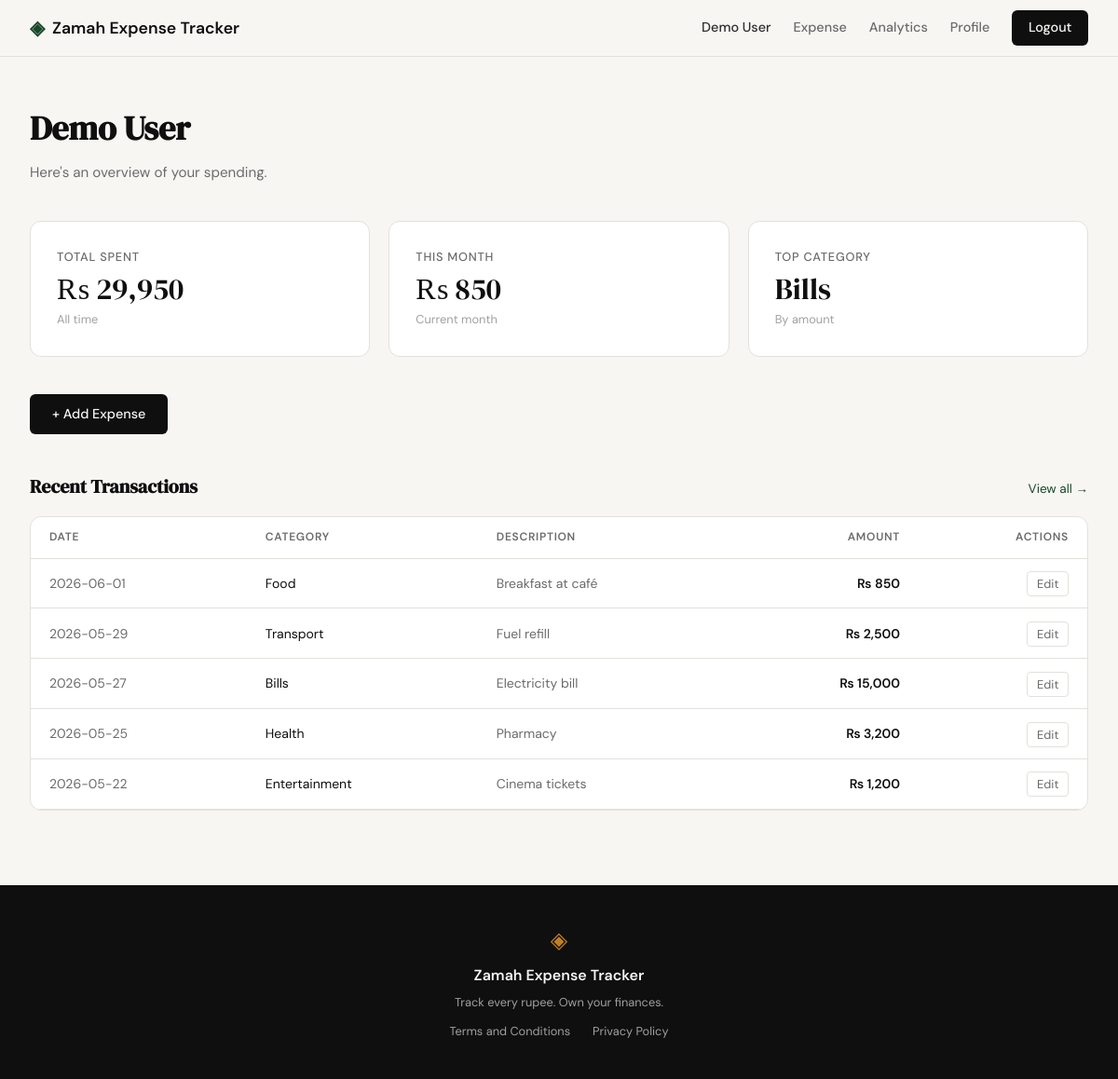
The page /dashboard (signed in) on the database as committed earlier.
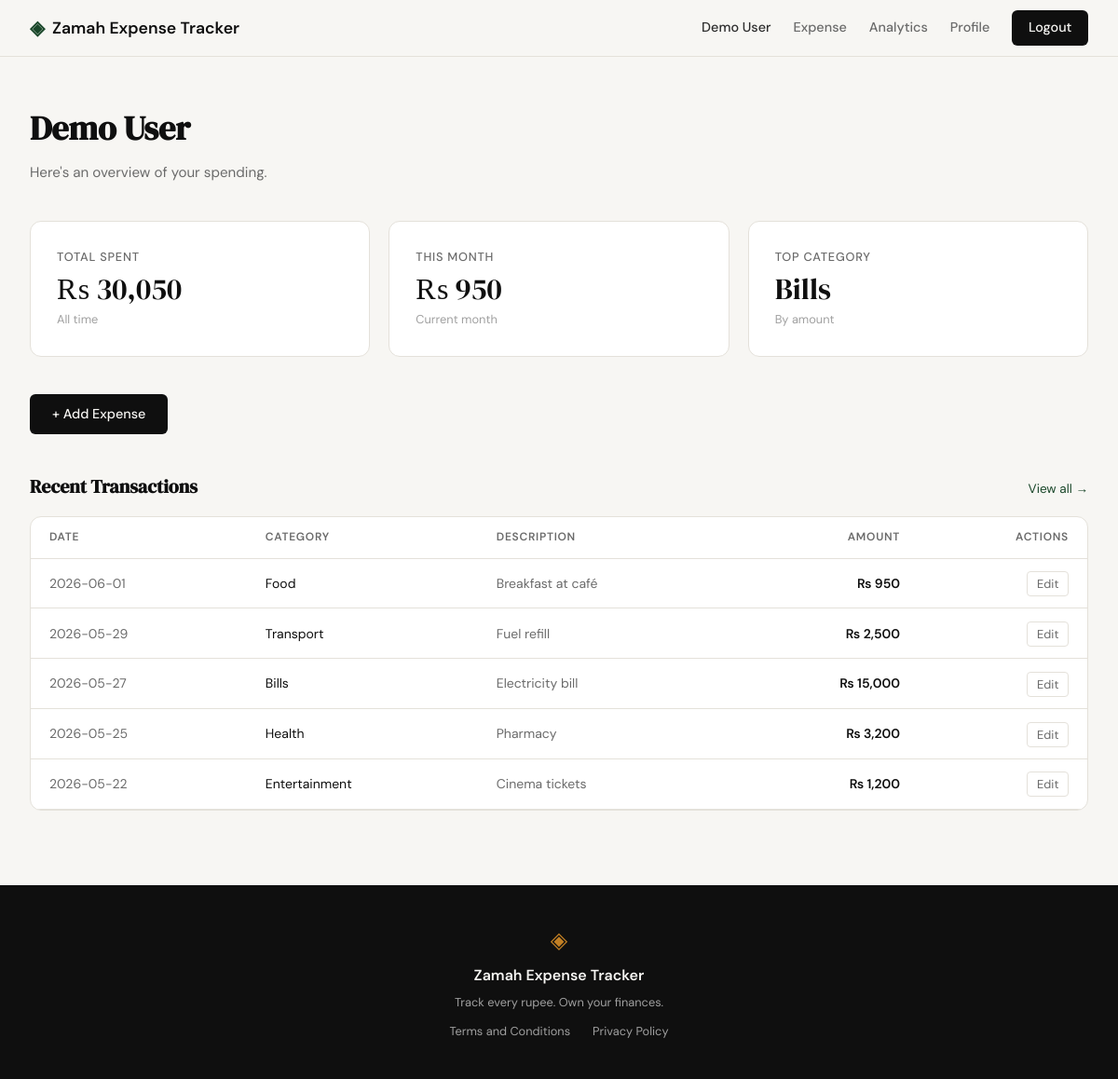
The same page on the database as committed later.
### tables this page shows
CREATE TABLE expenses (
            id          INTEGER PRIMARY KEY AUTOINCREMENT,
            user_id     INTEGER NOT NULL,
            amount      REAL    NOT NULL,
            category    TEXT    NOT NULL,
            date        TEXT    NOT NULL,
            description TEXT,
            created_at  TEXT    DEFAULT (datetime('now')),
            FOREIGN KEY (user_id) REFERENCES users(id)
        );

### app.py (the view)
@app.route("/dashboard")
def dashboard():
    if not session.get("user_id"):
        return redirect(url_for("login"))
    totals = get_expense_totals(session["user_id"])
    recent = get_expenses(session["user_id"])[:5]
    return render_template("dashboard.html", totals=totals, recent=recent)

### database/db.py (called while the page is built)
def get_db():
    path = current_app.config.get("DATABASE", DB_PATH) if has_app_context() else DB_PATH
    if path == ":memory:":
        conn = sqlite3.connect("file::memory:?cache=shared", uri=True)
    else:
        conn = sqlite3.connect(path)
    conn.row_factory = sqlite3.Row
    conn.execute("PRAGMA foreign_keys = ON")
    return conn

def get_expenses(user_id):
    db = get_db()
    rows = db.execute(
        "SELECT * FROM expenses WHERE user_id = ? ORDER BY date DESC", (user_id,)
    ).fetchall()
    db.close()
    return rows

### templates/dashboard.html (shortened to what the changed rows need)
{% extends "base.html" %}
{% block content %}
<section class="dashboard-section">
    <div class="dashboard-container">
        <div class="dashboard-header">
            <h1 class="dashboard-title">{{ session['user_name'] }}</h1>
        </div>
        <div class="summary-cards">
            <div class="summary-card">
                <p class="summary-label">Total Spent</p>
                <p class="summary-value">₨ {{ "{:,.0f}".format(totals.total) }}</p>
                <p class="summary-note">All time</p>
            </div>
            <div class="summary-card">
                <p class="summary-label">This Month</p>
                <p class="summary-value">₨ {{ "{:,.0f}".format(totals.month_total) }}</p>
                <p class="summary-note">Current month</p>
            </div>
        </div>
        <div>
            <div style="display:flex; align-items:baseline; justify-content:space-between; margin-bottom:1rem;">
                <h2 style="font-family:var(--font-display); font-size:1.25rem; color:var(--ink); margin:0;">Recent Transactions</h2>
            </div>
            {% if recent %}
            <div class="summary-card" style="padding:0; overflow:hidden;">
                <table style="width:100%; border-collapse:collapse;">
                    <thead>
                        <tr style="border-bottom:1px solid var(--border);">
                            <th style="padding:0.75rem 1.25rem; text-align:left; font-size:0.75rem; text-transform:uppercase; letter-spacing:0.06em; color:var(--ink-muted); font-weight:600;">Date</th>
                            <th style="padding:0.75rem 1.25rem; text-align:left; font-size:0.75rem; text-transform:uppercase; letter-spacing:0.06em; color:var(--ink-muted); font-weight:600;">Category</th>
                            <th style="padding:0.75rem 1.25rem; text-align:left; font-size:0.75rem; text-transform:uppercase; letter-spacing:0.06em; color:var(--ink-muted); font-weight:600;">Description</th>
                            <th style="padding:0.75rem 1.25rem; text-align:right; font-size:0.75rem; text-transform:uppercase; letter-spacing:0.06em; color:var(--ink-muted); font-weight:600;">Amount</th>
                            <th style="padding:0.75rem 1.25rem; text-align:right; font-size:0.75rem; text-transform:uppercase; letter-spacing:0.06em; color:var(--ink-muted); font-weight:600;">Actions</th>
                        </tr>
                    </thead>
                    <tbody>
                        {% for e in recent %}
                        <tr style="border-bottom:1px solid var(--border);">
                            <td style="padding:0.85rem 1.25rem; color:var(--ink-muted); font-size:0.875rem; white-space:nowrap;">{{ e.date }}</td>
                            <td style="padding:0.85rem 1.25rem; color:var(--ink); font-size:0.875rem;">{{ e.category }}</td>
                            <td style="padding:0.85rem 1.25rem; color:var(--ink-muted); font-size:0.875rem;">{{ e.description or '—' }}</td>
                            <td style="padding:0.85rem 1.25rem; text-align:right; color:var(--ink); font-size:0.875rem; font-weight:600; white-space:nowrap;">₨ {{ "{:,.0f}".format(e.amount) }}</td>
                            <td style="padding:0.85rem 1.25rem; text-align:right; white-space:nowrap;">
                                <a href="{{ url_for('edit_expense', id=e.id) }}" style="font-size:0.8rem; color:var(--ink-muted); text-decoration:none; border:1px solid var(--border); border-radius:4px; padding:0.25rem 0.6rem;">Edit</a>
                            </td>
                        </tr>
                        {% endfor %}
                    </tbody>
                </table>
            </div>
            {% else %}
            <div class="summary-card" style="text-align:center; padding:2rem 1.5rem;">
                <p style="color:var(--ink-muted); margin:0 0 1rem;">No expenses yet.</p>
                <a href="{{ url_for('add_expense') }}" class="btn-primary">+ Add your first expense</a>
            </div>
            {% endif %}
        </div>
    </div>
</section>
{% endblock %}

Rows that differ between the two databases and show on the page:
changed expenses "Food": amount "850" → "950"
Other text that changed with them:
{{ "{:,.0f}".format(totals.total) }}: "29,950" → "30,050"
{{ "{:,.0f}".format(totals.month_total) }}: "850" → "950"
